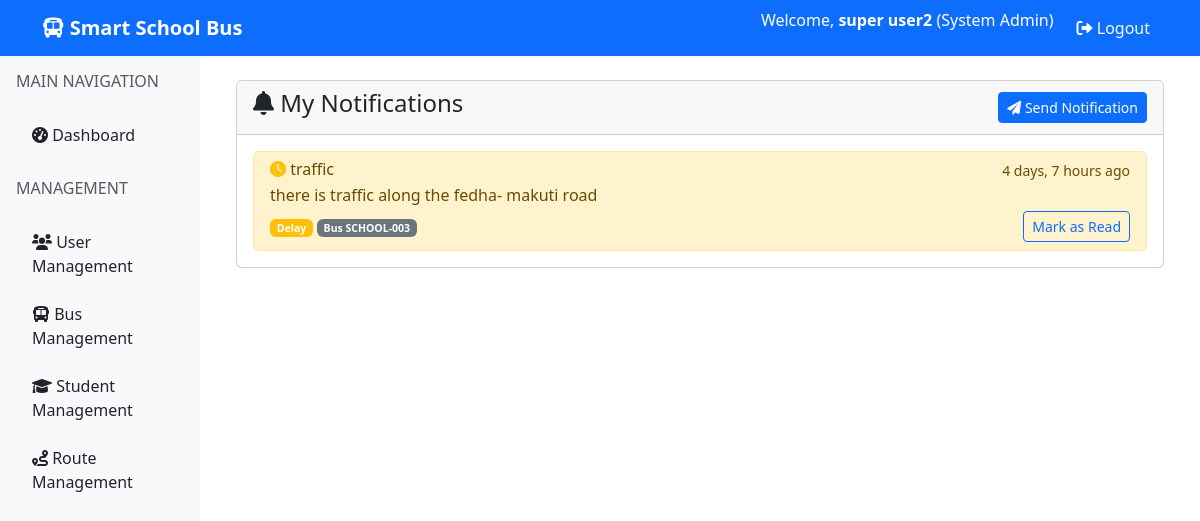
/notifications/ (signed in), run on the app's committed database.
### accounts/models.py (models this page shows, shortened)
class User(AbstractUser):
    USER_TYPES = (
        ('admin', 'System Admin'),
        ('driver', 'Bus Driver'),
        ('parent', 'Parent'),
        ('school_staff', 'School Staff'),
    )
    user_type = models.CharField(max_length=20, choices=USER_TYPES, default='parent')
    phone = models.CharField(max_length=15, blank=True)

### bus_notifications/models.py (models this page shows, shortened)
class Notification(models.Model):
    NOTIFICATION_TYPES = (
        ('delay', 'Bus Delay'),
        ('arrival', 'Bus Arrival'),
        ('emergency', 'Emergency'),
        ('route_change', 'Route Change'),
        ('maintenance', 'Maintenance'),
        ('weather', 'Weather Alert'),
        ('info', 'Information'),  # for notifications
    )
    notification_type = models.CharField(max_length=20, choices=NOTIFICATION_TYPES)
    title = models.CharField(max_length=200)
    message = models.TextField()
    sender = models.ForeignKey(User, on_delete=models.CASCADE, related_name='sent_notifications', null=True, blank=True)
    recipients = models.ManyToManyField(User, blank=True, related_name='received_notifications')
    bus = models.ForeignKey('buses.Bus', on_delete=models.SET_NULL, null=True, blank=True)
    created_at = models.DateTimeField(default=timezone.now)
    is_sent = models.BooleanField(default=False)
    is_read = models.BooleanField(default=False)  #  (for tracking read status)
    scheduled_for = models.DateTimeField(null=True, blank=True)
    class Meta:
        ordering = ['-created_at']
        verbose_name_plural = "Notifications"

### buses/models.py (models this page shows, shortened)
class Bus(models.Model):
    bus_number = models.CharField(max_length=10, unique=True)
    license_plate = models.CharField(max_length=15, unique=True)
    capacity = models.IntegerField()
    current_driver = models.ForeignKey(User, on_delete=models.SET_NULL, null=True, limit_choices_to={'user_type': 'driver'})
    gps_device_id = models.CharField(max_length=50, unique=True)
    is_active = models.BooleanField(default=True)
    class Meta:
        verbose_name_plural = "Buses"

### bus_notifications/views.py (the view)
# urls.py: path('', views.notification_list, name='notification_list'),
@login_required
def notification_list(request):
    notifications = Notification.objects.filter(recipients=request.user).order_by('-created_at')
    return render(request, 'bus_notifications/notification_list.html', {
        'notifications': notifications
    })

### bus_notifications/templates/bus_notifications/notification_list.html
{% extends 'base.html' %}
{% block content %}
<div class="container-fluid">
    <div class="row">
        <div class="col-12">
            <div class="card">
                <div class="card-header d-flex justify-content-between align-items-center">
                    <h4><i class="fas fa-bell"></i> My Notifications</h4>
                    <div>
                        {% if user.user_type in 'admin,school_staff' %}
                        <a href="{% url 'send_notification' %}" class="btn btn-primary btn-sm">
                            <i class="fas fa-paper-plane"></i> Send Notification
                        </a>
                        {% endif %}
                    </div>
                </div>
                <div class="card-body">
                    {% if notifications %}
                        <div class="list-group">
                            {% for notification in notifications %}
                            <div class="list-group-item {% if not notification.is_read %}list-group-item-warning{% endif %}">
                                <div class="d-flex w-100 justify-content-between">
                                    <h6 class="mb-1">
                                        {% if notification.notification_type == 'emergency' %}
                                            <i class="fas fa-exclamation-triangle text-danger"></i>
                                        {% elif notification.notification_type == 'delay' %}
                                            <i class="fas fa-clock text-warning"></i>
                                        {% else %}
                                            <i class="fas fa-info-circle text-info"></i>
                                        {% endif %}
                                        {{ notification.title }}
                                    </h6>
                                    <small>{{ notification.created_at|timesince }} ago</small>
                                </div>
                                <p class="mb-1">{{ notification.message }}</p>
                                <div class="d-flex justify-content-between align-items-center">
                                    <small class="text-muted">
                                        {% if notification.notification_type == 'emergency' %}
                                            <span class="badge bg-danger">Emergency</span>
                                        {% elif notification.notification_type == 'delay' %}
                                            <span class="badge bg-warning">Delay</span>
                                        {% elif notification.notification_type == 'info' %}
                                            <span class="badge bg-info">Information</span>
                                        {% endif %}
                                        {% if notification.bus %}
                                            <span class="badge bg-secondary">Bus {{ notification.bus.bus_number }}</span>
                                        {% endif %}
                                    </small>
                                    {% if not notification.is_read %}
                                    <a href="{% url 'mark_notification_read' notification.id %}" class="btn btn-sm btn-outline-primary">
                                        Mark as Read
                                    </a>
                                    {% endif %}
                                </div>
                            </div>
                            {% endfor %}
                        </div>
                    {% else %}
                        <div class="text-center py-4">
                            <i class="fas fa-bell-slash fa-3x text-muted mb-3"></i>
                            <p class="text-muted">No notifications yet</p>
                        </div>
                    {% endif %}
                </div>
            </div>
        </div>
    </div>
</div>
{% endblock %}

### templates/base.html (shortened to what this page needs)
<!DOCTYPE html>
<html lang="en">
<head>
    <link href="https://cdn.jsdelivr.net/npm/bootstrap@5.3.0/dist/css/bootstrap.min.css" rel="stylesheet">
    <link href="https://cdnjs.cloudflare.com/ajax/libs/font-awesome/6.0.0/css/all.min.css" rel="stylesheet">
</head>
<body>
    <nav class="navbar navbar-expand-lg navbar-dark bg-primary">
        <div class="container">
            <a class="navbar-brand" href="{% url 'home' %}">
                <i class="fas fa-bus"></i> Smart School Bus
            </a>
            <div class="navbar-nav ms-auto">
                {% if user.is_authenticated %}
                    <span class="user-welcome">
                        Welcome, <strong>{{ user.get_full_name|default:user.username }}</strong>
                        ({{ user.get_user_type_display }})
                    </span>
                    <a class="nav-link text-light" href="{% url 'logout' %}">
                        <i class="fas fa-sign-out-alt"></i> Logout
                    </a>
                {% else %}
                    <a class="nav-link text-light" href="{% url 'login' %}">
                        <i class="fas fa-sign-in-alt"></i> Login
                    </a>
                {% endif %}
            </div>
        </div>
    </nav>
    <div class="container-fluid">
        <div class="row">
            {% if user.is_authenticated %}
            <div class="col-md-3 col-lg-2 sidebar p-3">
                {% include 'includes/sidebar.html' %}
            </div>
            {% endif %}
            <div class="{% if user.is_authenticated %}col-md-9 col-lg-10{% else %}col-12{% endif %} p-4">
                {% block content %}
                {% endblock %}
            </div>
        </div>
    </div>
</body>
</html>

### templates/base.html (style rules this page uses)
.navbar-brand { font-weight: bold; }
.user-welcome { color: #fff; margin-right: 15px; }
.sidebar { min-height: 100vh; background-color: #f8f9fa; }

### data on the page
User: get_full_name "super user2", user_type "System Admin"
Notification: notification_type "delay" (drawn), title "traffic", created_at "4 days, 7 hours", message "there is traffic along the fedha- makuti road", bus.bus_number "SCHOOL-003", is_read "Mark as Read"
